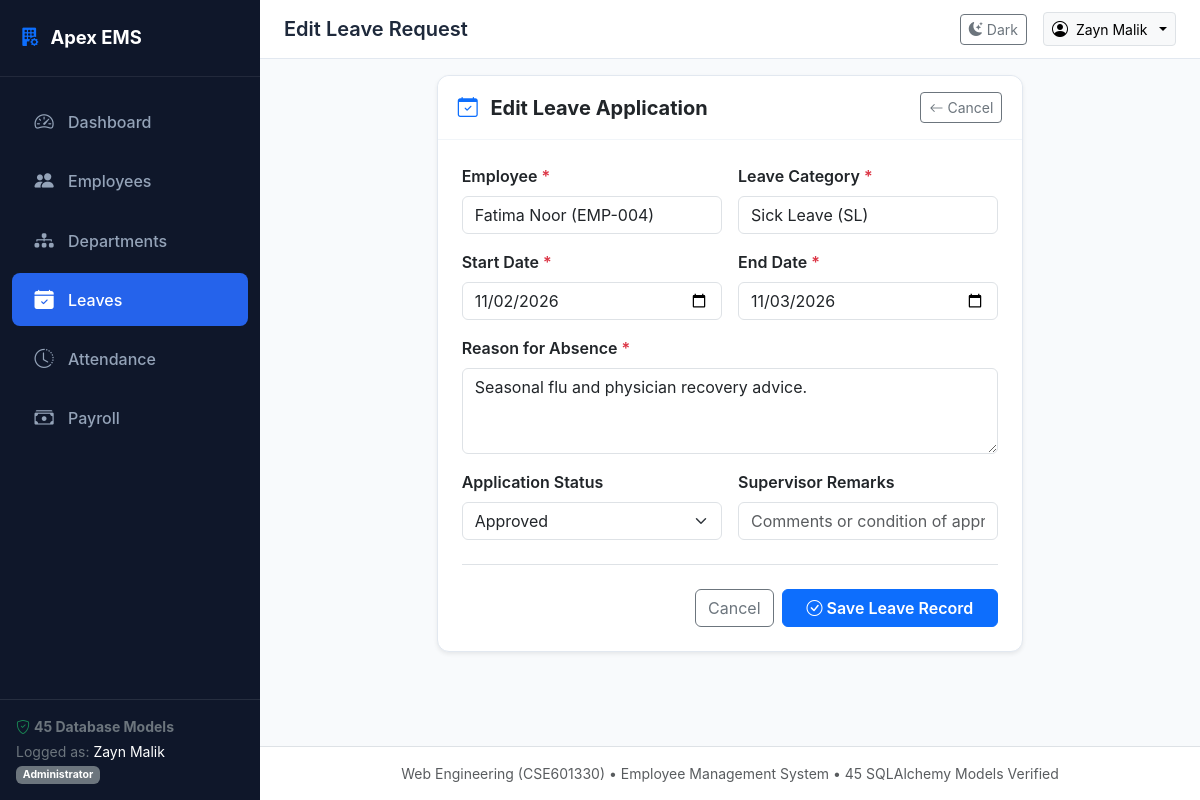
Screenshot of /leaves/2/edit (signed in) with the database file from the repository.
### models/employee.py (models this page shows, shortened)
class Employee(db.Model):
    __tablename__ = 'employees'
    id = db.Column(db.Integer, primary_key=True)
    employee_code = db.Column(db.String(20), unique=True, nullable=False)
    first_name = db.Column(db.String(60), nullable=False)
    last_name = db.Column(db.String(60), nullable=False)
    email = db.Column(db.String(120), unique=True, nullable=False)
    phone = db.Column(db.String(30), nullable=False)
    date_of_birth = db.Column(db.Date, nullable=False)
    gender = db.Column(db.String(20), nullable=False)  # Male, Female, Other
    hire_date = db.Column(db.Date, nullable=False, default=date.today)
    department_id = db.Column(db.Integer, db.ForeignKey('departments.id'), nullable=True)
    designation_id = db.Column(db.Integer, db.ForeignKey('designations.id'), nullable=True)
    employment_type = db.Column(db.String(30), default='Full-Time')  # Full-Time, Part-Time, Contract, Intern
    status = db.Column(db.String(30), default='Active')  # Active, On Leave, Terminated, Resigned
    created_at = db.Column(db.DateTime, default=datetime.utcnow)
    department = db.relationship('Department', foreign_keys=[department_id], back_populates='employees')
    designation = db.relationship('Designation', back_populates='employees')
    profile = db.relationship('EmployeeProfile', uselist=False, back_populates='employee', cascade='all, delete-orphan')
    emergency_contacts = db.relationship('EmployeeEmergencyContact', back_populates='employee', cascade='all, delete-orphan', lazy=True)
    education = db.relationship('EmployeeEducation', back_populates='employee', cascade='all, delete-orphan', lazy=True)
    experience = db.relationship('EmployeeExperience', back_populates='employee', cascade='all, delete-orphan', lazy=True)
    documents = db.relationship('EmployeeDocument', back_populates='employee', cascade='all, delete-orphan', lazy=True)
    bank_details = db.relationship('EmployeeBankDetail', back_populates='employee', cascade='all, delete-orphan', lazy=True)
    skills = db.relationship('EmployeeSkill', back_populates='employee', cascade='all, delete-orphan', lazy=True)
    notes = db.relationship('EmployeeNote', back_populates='employee', cascade='all, delete-orphan', lazy=True)
    assets = db.relationship('EmployeeAssetAssignment', back_populates='employee', cascade='all, delete-orphan', lazy=True)
    leave_requests = db.relationship('LeaveRequest', back_populates='employee', cascade='all, delete-orphan', lazy=True)
    leave_balances = db.relationship('LeaveBalance', back_populates='employee', cascade='all, delete-orphan', lazy=True)
    attendance_records = db.relationship('AttendanceRecord', back_populates='employee', cascade='all, delete-orphan', lazy=True)
    payroll_records = db.relationship('PayrollRecord', back_populates='employee', cascade='all, delete-orphan', lazy=True)
    salary_assignment = db.relationship('EmployeeSalaryAssignment', uselist=False, back_populates='employee', cascade='all, delete-orphan')
    user = db.relationship('User', uselist=False, back_populates='employee')
    @property
    def full_name(self):
        return f"{self.first_name} {self.last_name}"

### models/leave.py (models this page shows, shortened)
class LeaveType(db.Model):
    __tablename__ = 'leave_types'
    id = db.Column(db.Integer, primary_key=True)
    name = db.Column(db.String(60), unique=True, nullable=False)
    code = db.Column(db.String(20), unique=True, nullable=False)
    default_days_per_year = db.Column(db.Integer, nullable=False, default=14)
    is_paid = db.Column(db.Boolean, default=True)
    requires_approval = db.Column(db.Boolean, default=True)
    description = db.Column(db.Text, nullable=True)
    policies = db.relationship('LeavePolicy', back_populates='leave_type', cascade='all, delete-orphan', lazy=True)
    balances = db.relationship('LeaveBalance', back_populates='leave_type', cascade='all, delete-orphan', lazy=True)
    requests = db.relationship('LeaveRequest', back_populates='leave_type', cascade='all, delete-orphan', lazy=True)
    encashments = db.relationship('LeaveEncashment', back_populates='leave_type', cascade='all, delete-orphan', lazy=True)

class LeaveRequest(db.Model):
    __tablename__ = 'leave_requests'
    id = db.Column(db.Integer, primary_key=True)
    employee_id = db.Column(db.Integer, db.ForeignKey('employees.id'), nullable=False)
    leave_type_id = db.Column(db.Integer, db.ForeignKey('leave_types.id'), nullable=False)
    start_date = db.Column(db.Date, nullable=False)
    end_date = db.Column(db.Date, nullable=False)
    total_days = db.Column(db.Numeric(4, 1), nullable=False)
    reason = db.Column(db.Text, nullable=False)
    status = db.Column(db.String(30), default='Pending')  # Pending, Approved, Rejected, Cancelled
    applied_at = db.Column(db.DateTime, default=datetime.utcnow)
    employee = db.relationship('Employee', back_populates='leave_requests')
    leave_type = db.relationship('LeaveType', back_populates='requests')
    approvals = db.relationship('LeaveApproval', back_populates='leave_request', cascade='all, delete-orphan', lazy=True)
    attachments = db.relationship('LeaveAttachment', back_populates='leave_request', cascade='all, delete-orphan', lazy=True)

### routes/leave_routes.py (the view, shortened to what this page needs)
@leave_bp.route('/<int:id>/edit', methods=['GET', 'POST'])
@login_required
def edit(id):
    leave_req = LeaveRequest.query.get_or_404(id)
    employees = Employee.query.filter_by(status='Active').all()
    leave_types = LeaveType.query.all()
    return render_template(
        'leaves/form.html',
        action='Edit',
        leave=leave_req,
        form_data={},
        employees=employees,
        leave_types=leave_types
    )

### templates/leaves/form.html (shortened to what this page needs)
{% extends "base.html" %}
{% block page_title %}{{ action }} Leave Request{% endblock %}
{% block content %}
<div class="row justify-content-center">
    <div class="col-lg-8">
        <div class="card shadow-sm">
            <div class="card-header d-flex justify-content-between align-items-center">
                <span class="fw-bold fs-5">
                    <i class="bi bi-calendar-{% if action == 'Add' %}plus{% else %}check{% endif %} me-2 text-primary"></i>
                    {{ action }} Leave Application
                </span>
                <a href="{{ url_for('leaves.list_leaves') }}" class="btn btn-sm btn-outline-secondary">
                    <i class="bi bi-arrow-left me-1"></i>Cancel
                </a>
            </div>
            <div class="card-body p-4">
                <form method="POST" action="{% if action == 'Add' %}{{ url_for('leaves.add') }}{% else %}{{ url_for('leaves.edit', id=leave.id) }}{% endif %}">
                    <div class="row g-3">
                        <div class="col-md-6">
                            <label class="form-label fw-semibold">Employee <span class="text-danger">*</span></label>
                            {% if action == 'Add' %}
                                <select name="employee_id" class="form-select" required>
                                    <option value="">-- Select Employee --</option>
                                    {% set cur_emp = form_data.employee_id or '' %}
                                    {% for emp in employees %}
                                        <option value="{{ emp.id }}" {% if cur_emp == emp.id|string %}selected{% endif %}>
                                            {{ emp.full_name }} ({{ emp.employee_code }})
                                        </option>
                                    {% endfor %}
                                </select>
                            {% else %}
                                <input type="text" class="form-control" value="{{ leave.employee.full_name }} ({{ leave.employee.employee_code }})" readonly>
                            {% endif %}
                        </div>
                        <div class="col-md-6">
                            <label class="form-label fw-semibold">Leave Category <span class="text-danger">*</span></label>
                            {% if action == 'Add' %}
                                <select name="leave_type_id" class="form-select" required>
                                    <option value="">-- Select Category --</option>
                                    {% set cur_lt = form_data.leave_type_id or '' %}
                                    {% for lt in leave_types %}
                                        <option value="{{ lt.id }}" {% if cur_lt == lt.id|string %}selected{% endif %}>
                                            {{ lt.name }} ({{ lt.code }}) &bull; {{ lt.default_days_per_year }} days/yr
                                        </option>
                                    {% endfor %}
                                </select>
                            {% else %}
                                <input type="text" class="form-control" value="{{ leave.leave_type.name }} ({{ leave.leave_type.code }})" readonly>
                            {% endif %}
                        </div>
                        <div class="col-md-6">
                            <label class="form-label fw-semibold">Start Date <span class="text-danger">*</span></label>
                            <input type="date" name="start_date" class="form-control"
                                   value="{{ form_data.start_date or (leave.start_date.strftime('%Y-%m-%d') if leave and leave.start_date else '') }}" required>
                        </div>
                        <div class="col-md-6">
                            <label class="form-label fw-semibold">End Date <span class="text-danger">*</span></label>
                            <input type="date" name="end_date" class="form-control"
                                   value="{{ form_data.end_date or (leave.end_date.strftime('%Y-%m-%d') if leave and leave.end_date else '') }}" required>
                        </div>
                        <div class="col-12">
                            <label class="form-label fw-semibold">Reason for Absence <span class="text-danger">*</span></label>
                            <textarea name="reason" class="form-control" rows="3" placeholder="Provide detailed operational reason for leave request" required>{{ form_data.reason or (leave.reason if leave else '') }}</textarea>
                        </div>
                        <div class="col-md-6">
                            <label class="form-label fw-semibold">Application Status</label>
                            {% set cur_status = form_data.status or (leave.status if leave else 'Pending') %}
                            <select name="status" class="form-select">
                                <option value="Approved" {% if cur_status == 'Approved' %}selected{% endif %}>Approved</option>
                            </select>
                        </div>
                        {% if action == 'Edit' %}
                        <div class="col-md-6">
                            <label class="form-label fw-semibold">Supervisor Remarks</label>
                            <input type="text" name="remarks" class="form-control" placeholder="Comments or condition of approval">
                        </div>
                        {% endif %}
                    </div>
                    <div class="d-flex justify-content-end gap-2 border-top pt-4 mt-4">
                        <a href="{{ url_for('leaves.list_leaves') }}" class="btn btn-outline-secondary">Cancel</a>
                        <button type="submit" class="btn btn-primary fw-semibold px-4">
                            <i class="bi bi-check-circle me-1"></i>Save Leave Record
                        </button>
                    </div>
                </form>
            </div>
        </div>
    </div>
</div>
{% endblock %}

### static/css/style.css (style rules this page uses)
:root { --primary-color: #2563eb; --primary-hover: #1d4ed8; --secondary-color: #475569; --success-color: #10b981; --danger-color: #ef4444; --warning-color: #f59e0b; --info-color: #06b6d4; --bg-light: #f8fafc; --sidebar-bg: #0f172a; --sidebar-hover: #1e293b; --sidebar-text: #94a3b8; --sidebar-active-text: #ffffff; --card-shadow: 0 4px 6px -1px rgba(0, 0, 0, 0.05), 0 2px 4px -2px rgba(0, 0, 0, 0.05); }
body { font-family: -apple-system, BlinkMacSystemFont, "Segoe UI", Roboto, "Helvetica Neue", Arial, sans-serif; background-color: var(--bg-light); color: #1e293b; min-height: 100vh; }
.card { border: 1px solid #e2e8f0; border-radius: 0.75rem; box-shadow: var(--card-shadow); transition: transform 0.2s, box-shadow 0.2s; }
.card-header { background-color: #ffffff; border-bottom: 1px solid #f1f5f9; font-weight: 600; padding: 1rem 1.25rem; border-top-left-radius: 0.75rem !important; border-top-right-radius: 0.75rem !important; }

### rows the page displays
Employee: employee.full_name "Fatima Noor (EMP-004)"
LeaveType: leave_type.name "Sick Leave (SL)"
LeaveRequest: start_date "11/02/2026", end_date "11/03/2026", reason "Seasonal flu and physician recovery advice.", status "Approved"

### other values shown
{{ current_user_name }} "Zayn Malik"
{{ current_role }} "Administrator"
{{ action }} "Edit"
